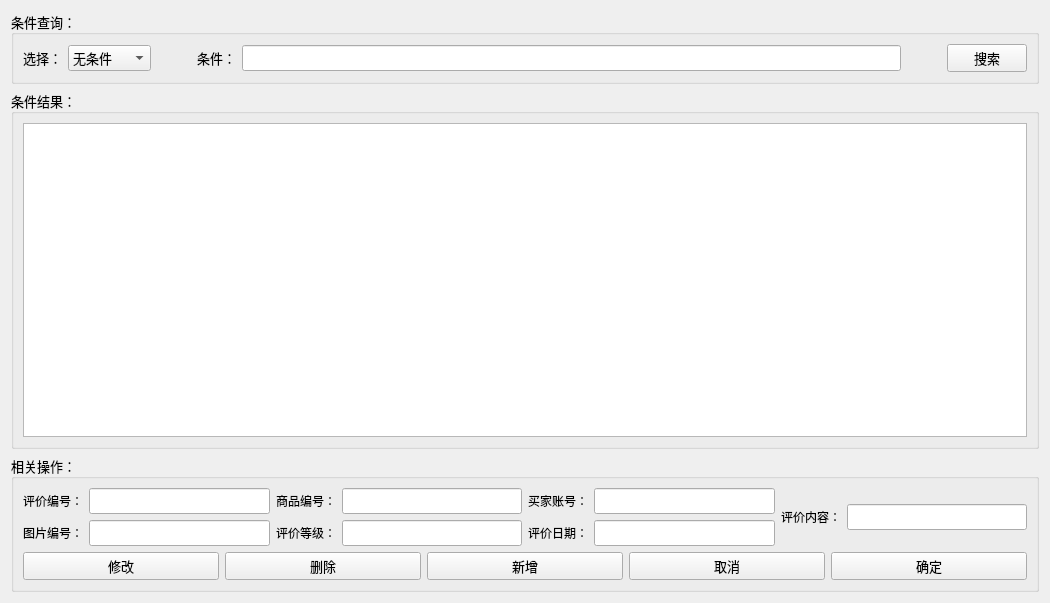
<?xml version="1.0" encoding="UTF-8"?>
<ui version="4.0">
 <class>EvaluationMS</class>
 <widget class="QWidget" name="EvaluationMS">
  <property name="geometry">
   <rect>
    <x>0</x>
    <y>0</y>
    <width>1050</width>
    <height>603</height>
   </rect>
  </property>
  <property name="windowTitle">
   <string>Form</string>
  </property>
  <layout class="QGridLayout" name="gridLayout">
   <item row="0" column="0">
    <widget class="QGroupBox" name="groupBox">
     <property name="font">
      <font>
       <family>新宋体</family>
       <pointsize>10</pointsize>
      </font>
     </property>
     <property name="title">
      <string>条件查询：</string>
     </property>
     <layout class="QGridLayout" name="gridLayout_8">
      <item row="0" column="0">
       <layout class="QHBoxLayout" name="horizontalLayout_3">
        <item>
         <widget class="QLabel" name="label_9">
          <property name="text">
           <string>选择：</string>
          </property>
         </widget>
        </item>
        <item>
         <widget class="QComboBox" name="cb_condition">
          <item>
           <property name="text">
            <string>无条件</string>
           </property>
          </item>
          <item>
           <property name="text">
            <string>评价编号</string>
           </property>
          </item>
          <item>
           <property name="text">
            <string>商品编号</string>
           </property>
          </item>
          <item>
           <property name="text">
            <string>买家账号</string>
           </property>
          </item>
          <item>
           <property name="text">
            <string>评价等级</string>
           </property>
          </item>
          <item>
           <property name="text">
            <string>评价内容</string>
           </property>
          </item>
          <item>
           <property name="text">
            <string>图片数量</string>
           </property>
          </item>
          <item>
           <property name="text">
            <string>图片路径</string>
           </property>
          </item>
          <item>
           <property name="text">
            <string>评价日期</string>
           </property>
          </item>
         </widget>
        </item>
        <item>
         <spacer name="horizontalSpacer_3">
          <property name="orientation">
           <enum>Qt::Horizontal</enum>
          </property>
          <property name="sizeType">
           <enum>QSizePolicy::Fixed</enum>
          </property>
          <property name="sizeHint" stdset="0">
           <size>
            <width>40</width>
            <height>20</height>
           </size>
          </property>
         </spacer>
        </item>
        <item>
         <widget class="QLabel" name="label_10">
          <property name="text">
           <string>条件：</string>
          </property>
         </widget>
        </item>
        <item>
         <widget class="QLineEdit" name="le_condition"/>
        </item>
        <item>
         <spacer name="horizontalSpacer_4">
          <property name="orientation">
           <enum>Qt::Horizontal</enum>
          </property>
          <property name="sizeType">
           <enum>QSizePolicy::Fixed</enum>
          </property>
          <property name="sizeHint" stdset="0">
           <size>
            <width>40</width>
            <height>20</height>
           </size>
          </property>
         </spacer>
        </item>
        <item>
         <widget class="QPushButton" name="pb_search">
          <property name="text">
           <string>搜索</string>
          </property>
         </widget>
        </item>
       </layout>
      </item>
     </layout>
    </widget>
   </item>
   <item row="1" column="0">
    <widget class="QGroupBox" name="groupBox_2">
     <property name="font">
      <font>
       <family>新宋体</family>
       <pointsize>10</pointsize>
      </font>
     </property>
     <property name="title">
      <string>条件结果：</string>
     </property>
     <layout class="QGridLayout" name="gridLayout_9">
      <item row="0" column="0">
       <widget class="QTableWidget" name="tableWidget"/>
      </item>
     </layout>
    </widget>
   </item>
   <item row="2" column="0">
    <widget class="QGroupBox" name="groupBox_3">
     <property name="font">
      <font>
       <family>新宋体</family>
       <pointsize>10</pointsize>
      </font>
     </property>
     <property name="title">
      <string>相关操作：</string>
     </property>
     <layout class="QGridLayout" name="gridLayout_10">
      <item row="2" column="0">
       <layout class="QGridLayout" name="gridLayout_7">
        <item row="0" column="1">
         <widget class="QPushButton" name="pb_delete">
          <property name="sizePolicy">
           <sizepolicy hsizetype="Minimum" vsizetype="Fixed">
            <horstretch>0</horstretch>
            <verstretch>0</verstretch>
           </sizepolicy>
          </property>
          <property name="text">
           <string>删除</string>
          </property>
         </widget>
        </item>
        <item row="0" column="0">
         <widget class="QPushButton" name="pb_modify">
          <property name="text">
           <string>修改</string>
          </property>
         </widget>
        </item>
        <item row="0" column="3">
         <widget class="QPushButton" name="pb_cancel">
          <property name="text">
           <string>取消</string>
          </property>
         </widget>
        </item>
        <item row="0" column="4">
         <widget class="QPushButton" name="pb_ensure">
          <property name="sizePolicy">
           <sizepolicy hsizetype="Minimum" vsizetype="Preferred">
            <horstretch>0</horstretch>
            <verstretch>0</verstretch>
           </sizepolicy>
          </property>
          <property name="text">
           <string>确定</string>
          </property>
         </widget>
        </item>
        <item row="0" column="2">
         <widget class="QPushButton" name="pb_add">
          <property name="text">
           <string>新增</string>
          </property>
         </widget>
        </item>
       </layout>
      </item>
      <item row="1" column="0">
       <layout class="QGridLayout" name="gridLayout_5">
        <item row="0" column="0" rowspan="3">
         <widget class="QLabel" name="label_6">
          <property name="font">
           <font>
            <pointsize>9</pointsize>
           </font>
          </property>
          <property name="text">
           <string>评价编号：</string>
          </property>
         </widget>
        </item>
        <item row="0" column="1" rowspan="3">
         <widget class="QLineEdit" name="le_id"/>
        </item>
        <item row="0" column="3" rowspan="3">
         <widget class="QLineEdit" name="le_shoesid"/>
        </item>
        <item row="0" column="2" rowspan="3">
         <widget class="QLabel" name="label_11">
          <property name="font">
           <font>
            <pointsize>9</pointsize>
           </font>
          </property>
          <property name="text">
           <string>商品编号：</string>
          </property>
         </widget>
        </item>
        <item row="0" column="4" rowspan="3">
         <widget class="QLabel" name="label_7">
          <property name="font">
           <font>
            <pointsize>9</pointsize>
           </font>
          </property>
          <property name="text">
           <string>买家账号：</string>
          </property>
         </widget>
        </item>
        <item row="0" column="7" rowspan="3">
         <widget class="QLineEdit" name="le_buyerid"/>
        </item>
        <item row="3" column="4">
         <widget class="QLabel" name="label_15">
          <property name="font">
           <font>
            <pointsize>9</pointsize>
           </font>
          </property>
          <property name="text">
           <string>评价日期：</string>
          </property>
         </widget>
        </item>
        <item row="3" column="7">
         <widget class="QLineEdit" name="le_date">
          <property name="sizePolicy">
           <sizepolicy hsizetype="Preferred" vsizetype="Fixed">
            <horstretch>0</horstretch>
            <verstretch>0</verstretch>
           </sizepolicy>
          </property>
         </widget>
        </item>
        <item row="3" column="3">
         <widget class="QLineEdit" name="le_grade">
          <property name="sizePolicy">
           <sizepolicy hsizetype="Preferred" vsizetype="Fixed">
            <horstretch>0</horstretch>
            <verstretch>0</verstretch>
           </sizepolicy>
          </property>
         </widget>
        </item>
        <item row="3" column="2">
         <widget class="QLabel" name="label_8">
          <property name="font">
           <font>
            <pointsize>9</pointsize>
           </font>
          </property>
          <property name="text">
           <string>评价等级：</string>
          </property>
         </widget>
        </item>
        <item row="3" column="0">
         <widget class="QLabel" name="label_13">
          <property name="font">
           <font>
            <pointsize>9</pointsize>
           </font>
          </property>
          <property name="text">
           <string>图片编号：</string>
          </property>
         </widget>
        </item>
        <item row="3" column="1">
         <widget class="QLineEdit" name="le_photoid"/>
        </item>
        <item row="0" column="9" rowspan="4">
         <widget class="QLineEdit" name="le_content"/>
        </item>
        <item row="0" column="8" rowspan="4">
         <widget class="QLabel" name="label_12">
          <property name="font">
           <font>
            <pointsize>9</pointsize>
           </font>
          </property>
          <property name="text">
           <string>评价内容：</string>
          </property>
         </widget>
        </item>
       </layout>
      </item>
     </layout>
    </widget>
   </item>
  </layout>
 </widget>
 <resources/>
 <connections/>
</ui>
